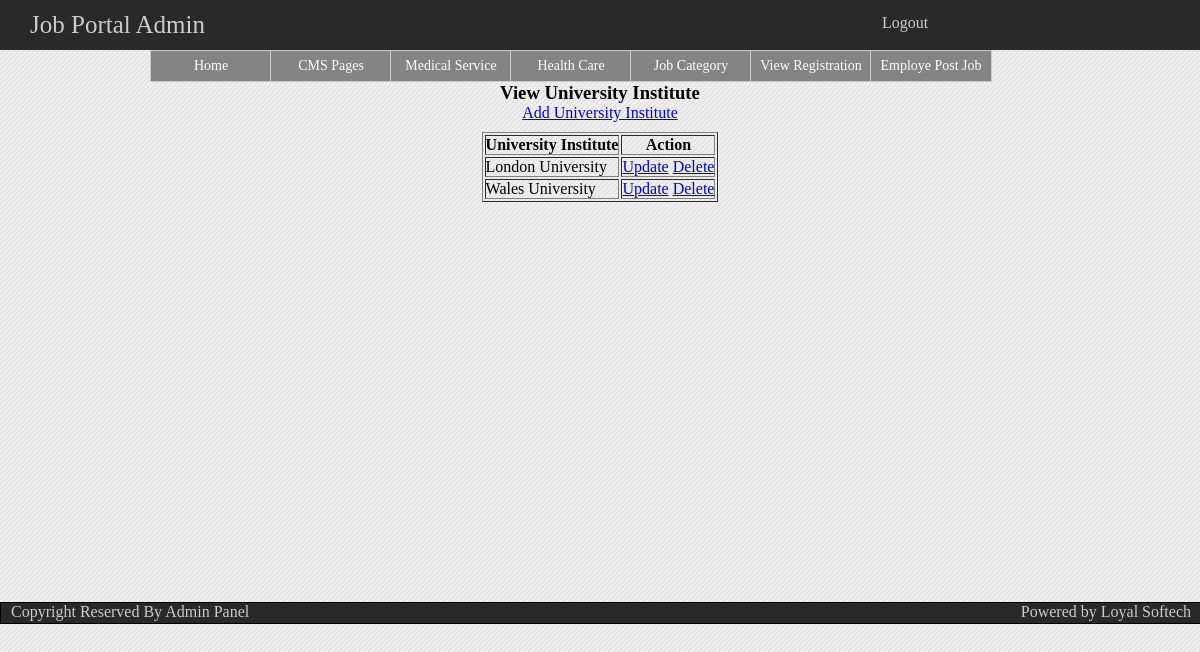
The app's page /admin/view_university_institute.php with its own data.
### tables this page shows
CREATE TABLE IF NOT EXISTS `university_institude` (
  `university_institude_id` int(10) NOT NULL AUTO_INCREMENT,
  `university_institude_details` varchar(255) NOT NULL,
  PRIMARY KEY (`university_institude_id`)
);

### admin/view_university_institute.php (called while the page is built, shortened)
<?php
include(MODEL .'university_institute_Class.php');
$objuniversity_institute = new university_institute();
$viewdata = $objuniversity_institute->select_university_institute();
include(ADVIEW .'view_university_institute.php');
?>

### admin/model/university_institute_Class.php (called while the page is built, shortened)
<?php
class university_institute{
	public function select_university_institute(){
		$query = "SELECT * FROM `university_institude`";
		$result = mysql_query($query);
		if($result){
			return $result;
		}else{
			die('can not select'.mysql_error());
		}
	}
}
?>

### admin/view/view_university_institute.php (the view, shortened to what this page needs)
<!DOCTYPE html PUBLIC "-//W3C//DTD XHTML 1.0 Transitional//EN" "http://www.w3.org/TR/xhtml1/DTD/xhtml1-transitional.dtd">
<html xmlns="http://www.w3.org/1999/xhtml" xml:lang="en">
<head>
    <link rel="stylesheet" type="text/css" href="style/adminstyle.css"/>
</head>
    <body>
    	<?php include(ADDTEMPLATE.'admin_header.php');?>
		<?php include(ADDTEMPLATE.'admin_menu.php');?>
		<div class="login_container">
			<center>
				<form name="category" method="post" style="height: 500px; width: 900px;">
					<center><h3><b>View University Institute</b></h3></center>
						<a href="add_university_institute.php">Add University Institute</a>
						<table align="center" border="1" style="margin-top: 10px;">
							<tr>
								<th>University Institute</th>
								<th>Action</th>
							</tr>
							 <?php while($row = mysql_fetch_array($viewdata)){?>
							<tr>
								<td><?php echo $row['university_institude_details'];?></td>
								<td>
									<a href="update_university_institute.php?uid=<?php echo $row['university_institude_id'];?>">Update</a>
									<a href="delete_university_institute.php?did=<?php echo $row['university_institude_id'];?>">Delete</a>
								</td>
							</tr>
						<?php }?>
						</table>
				</form>
			</center>
		</div>
		<?php include(ADDTEMPLATE.'admin_footer.php');?>
    </body>
</html>

### admin/style/adminstyle.css (style rules this page uses)
* { margin: 0; padding: 0; }
body { background: #eeeeee url(images/bg.jpg) top left repeat; font-family: 'MyriadWebProRegular'; margin-left: auto; margin-right:auto; height: auto; width: 100%; }
.login_container { float:left; height:auto; width:100%; }

### records on screen
university_institude: university_institude_details "London University"
university_institude: university_institude_details "Wales University"
